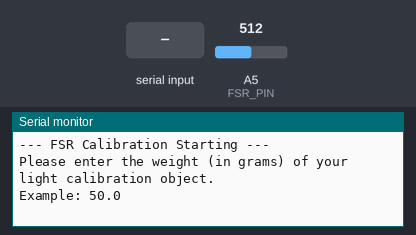
Simulated run of this sketch. Board: Arduino Uno, built with avr-gcc and run on an emulated ATmega328P. On the bench: the last lines printed to the serial monitor. The inputs (shaded band) are chosen by the test bench; at power-on: A5 (FSR_PIN) = 512.

Above: at 0.8 s.
0.9 s: "90,45\n" received over Serial
At 1.01 s:
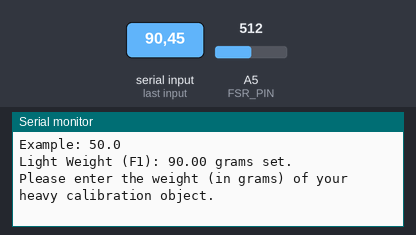
2.4 s: "30,150\n" received over Serial
At 4.5 s:
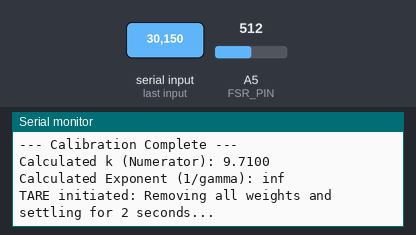

The sketch:

FSR_gemini.ino
```cpp
// FSR Power Law Calibration Sketch
// This sketch uses a two-point calibration to determine the constants
// (k and gamma) for the FSR's power-law curve: R_kOhm = k * F_g^-gamma

const int FSR_PIN = 5;
const float PULL_R = 9710.0; // 10k pull-down resistor value in Ohms
const float V_IN = 5.07;       // Arduino operating voltage in Volts

// --- Calibration Variables ---
float R1_kOhm = 0.0;
float R2_kOhm = 0.0;
float F1_grams = 0.0;
float F2_grams = 0.0;

// --- Calculated Power Law Constants ---
float FSR_POWER_K = 0.0;      // The constant 'k'
float FSR_GAMMA_EXPONENT = 0.0; // The '1/gamma' exponent
float TARE_OFFSET_GRAMS = 0.0; // Variable for zeroing the scale

bool is_calibrated = false;

// --- Filter Parameters ---
const int AVG_WINDOW_SIZE = 10; // Number of readings to average for smoother output
float readings[AVG_WINDOW_SIZE]; // Array to hold the last N weight readings
int readingIndex = 0;           // Current position in the array

// --- Function Prototypes ---
float calculateResistance_kOhm();
float calculateWeight_grams(float fsrResistance_kOhm);
void performCalibration();
void tareScale();


void setup() {
  Serial.begin(9600);
  Serial.println("--- FSR Calibration Starting ---");
  Serial.println("Please enter the weight (in grams) of your light calibration object.");
  Serial.println("Example: 50.0");

  // Wait for the user to input the light weight
  while (Serial.available() == 0) {
    delay(10);
  }
  F1_grams = Serial.parseFloat();
  // --- FIX: Clear the buffer after reading the float to remove the newline character ---
  while (Serial.available()) {
    Serial.read();
  }
  // -----------------------------------------------------------------------------------
  Serial.print("Light Weight (F1): ");
  Serial.print(F1_grams);
  Serial.println(" grams set.");

  // Wait for the user to input the heavy weight
  Serial.println("\nPlease enter the weight (in grams) of your heavy calibration object.");
  Serial.println("Example: 500.0");
  while (Serial.available() == 0) {
    delay(10);
  }
  F2_grams = Serial.parseFloat();
  // --- FIX: Clear the buffer after reading the float to remove the newline character ---
  while (Serial.available()) {
    Serial.read();
  }
  // -----------------------------------------------------------------------------------
  Serial.print("Heavy Weight (F2): ");
  Serial.print(F2_grams);
  Serial.println(" grams set.");

  // Proceed to the calibration measurements
  performCalibration();

  // --- After successful calibration, perform TARE ---
  // The TARE logic is moved to a separate function for reuse
  tareScale();

  // Initialize moving average array to zero
  for (int i = 0; i < AVG_WINDOW_SIZE; i++) {
    readings[i] = 0.0;
  }
}

// Function to calculate FSR resistance from analog reading
float calculateResistance_kOhm() {
  int analogReading = analogRead(FSR_PIN);
  float analogV_out = (analogReading / 1024.0) * V_IN; // Vout in Volts

  // Handle edge cases
  if (analogV_out < 0.01) {
    // If Vout is very low, resistance is extremely high (no pressure)
    return PULL_R * 10.0 / 1000.0; // Return a very high kOhm value (100k)
  }
  if ((V_IN / analogV_out) <= 1.0) {
    // If Vout is near V_IN, resistance is near zero (max pressure)
    return 0.001;
  }

  // R_FSR = R_pull * ((V_IN / V_out) - 1)
  float fsrResistance_Ohm = PULL_R * ((V_IN / analogV_out) - 1.0);
  return fsrResistance_Ohm / 1000.0; // Return in kOhms
}

// Helper function to calculate weight using calibrated constants
float calculateWeight_grams(float fsrResistance_kOhm) {
  // We allow calculation during TARE, so we don't block on !is_calibrated here.
  if (fsrResistance_kOhm == 0.0) {
    return 0.0;
  }

  // The threshold R_kOhm > 30.0 kOhm typically means no weight (or very light)
  if (fsrResistance_kOhm > 30.0) {
    return 0.0;
  }

  // Apply the custom power law formula: F_g = (k / R_kOhm)^(1/gamma)
  float rawWeight = pow((FSR_POWER_K / fsrResistance_kOhm), FSR_GAMMA_EXPONENT);

  // Apply TARE offset (only when running, not during the TARE calculation itself)
  // This function is only used to CALCULATE the TARE offset or in the main loop.
  // The logic handles the subtraction in the main return line below.

  return rawWeight; // Return RAW weight for TARE calculation or main loop subtraction
}


void performCalibration() {
  // --- Measure R1 (Light Weight) ---
  Serial.println("\n--- Step 1: Measuring Light Weight (R1) ---");
  Serial.print("PLACE the ");
  Serial.print(F1_grams);
  Serial.println("g weight on the FSR. Press any key when ready...");

  while (Serial.available() == 0) {
    delay(10);
  }
  Serial.read(); // Clear buffer from the 'ready' input

  // Take several readings for stability
  float sumR1 = 0;
  for (int i = 0; i < 50; i++) {
    sumR1 += calculateResistance_kOhm();
    delay(10);
  }
  R1_kOhm = sumR1 / 50.0;
  Serial.print("Measured R1: ");
  Serial.print(R1_kOhm, 3);
  Serial.println(" kOhms");

  // --- Measure R2 (Heavy Weight) ---
  Serial.println("\n--- Step 2: Measuring Heavy Weight (R2) ---");
  Serial.print("REMOVE the light weight, then PLACE the ");
  Serial.print(F2_grams);
  Serial.println("g weight on the FSR. Press any key when ready...");

  while (Serial.available() == 0) {
    delay(10);
  }
  Serial.read(); // Clear buffer from the 'ready' input

  // Take several readings for stability
  float sumR2 = 0;
  for (int i = 0; i < 50; i++) {
    sumR2 += calculateResistance_kOhm();
    delay(10);
  }
  R2_kOhm = sumR2 / 50.0;
  Serial.print("Measured R2: ");
  Serial.print(R2_kOhm, 3);
  Serial.println(" kOhms");

  // --- Calculate Power Law Constants ---
  float logR_ratio = log(R2_kOhm) - log(R1_kOhm);
  float logF_ratio = log(F2_grams) - log(F1_grams);

  if (logF_ratio == 0) {
      Serial.println("\nERROR: Calibration weights were identical!");
      return;
  }

  float gamma = - logR_ratio / logF_ratio;

  // 2. Calculate k using R1 and F1: k = R1 / F1^-gamma
  FSR_POWER_K = R1_kOhm / pow(F1_grams, -gamma);

  // 3. The final exponent we use is 1/gamma
  FSR_GAMMA_EXPONENT = 1.0 / gamma;

  Serial.println("\n--- Calibration Complete ---");
  Serial.print("Calculated k (Numerator): ");
  Serial.println(FSR_POWER_K, 4);
  Serial.print("Calculated Exponent (1/gamma): ");
  Serial.println(FSR_GAMMA_EXPONENT, 4);

  is_calibrated = true;
  delay(500);
}

// New function for Taring the scale
void tareScale() {
  if (!is_calibrated) return;

  Serial.println("\nTARE initiated: Removing all weights and settling for 2 seconds...");
  delay(2000); // Allow sensor to physically settle after interaction

  Serial.println("Taking 100-sample TARE average...");
  float sumTare = 0;

  // Use a longer average for a robust zero
  for (int i = 0; i < 100; i++) {
    // We call calculateWeight_grams which returns the RAW calculated weight
    sumTare += calculateWeight_grams(calculateResistance_kOhm());
    delay(10);
  }

  TARE_OFFSET_GRAMS = sumTare / 100.0;
  Serial.print("TARE Offset set to: ");
  Serial.print(TARE_OFFSET_GRAMS, 2);
  Serial.println(" grams. Zeroing complete.");
}


void loop() {
  if (!is_calibrated) {
    Serial.println("Waiting for calibration...");
    delay(1000);
    return;
  }

  // --- Check for Manual TARE Command ---
  if (Serial.available()) {
    char command = Serial.read();
    if (command == 'T' || command == 't') {
      tareScale();
    }
    // Clear any remaining characters (like newline)
    while (Serial.available()) Serial.read();
  }

  // --- RUN PHASE: Creep Mitigation ---

  // 1. Get the latest raw weight reading
  float raw_weight = calculateWeight_grams(calculateResistance_kOhm());

  // 2. Apply the TARE offset
  float instantaneous_weight = max(0.0, raw_weight - TARE_OFFSET_GRAMS);

  // 3. Store the reading in the moving average array
  readings[readingIndex] = instantaneous_weight;
  readingIndex = (readingIndex + 1) % AVG_WINDOW_SIZE;

  // 4. Calculate the average
  float sum = 0;
  for (int i = 0; i < AVG_WINDOW_SIZE; i++) {
    sum += readings[i];
  }
  float filtered_weight = sum / AVG_WINDOW_SIZE;

  // Display the calculated weight
  Serial.print("Filtered Weight: ");
  Serial.print(filtered_weight, 2);
  Serial.println(" grams");

  delay(50); // Increased sampling rate for better averaging
}
```

Measured:
- after the input at 0.9 s, the serial monitor: prints a new line at once (image 1)
- after the input at 2.4 s, the serial monitor: prints a new line at once (image 2)
